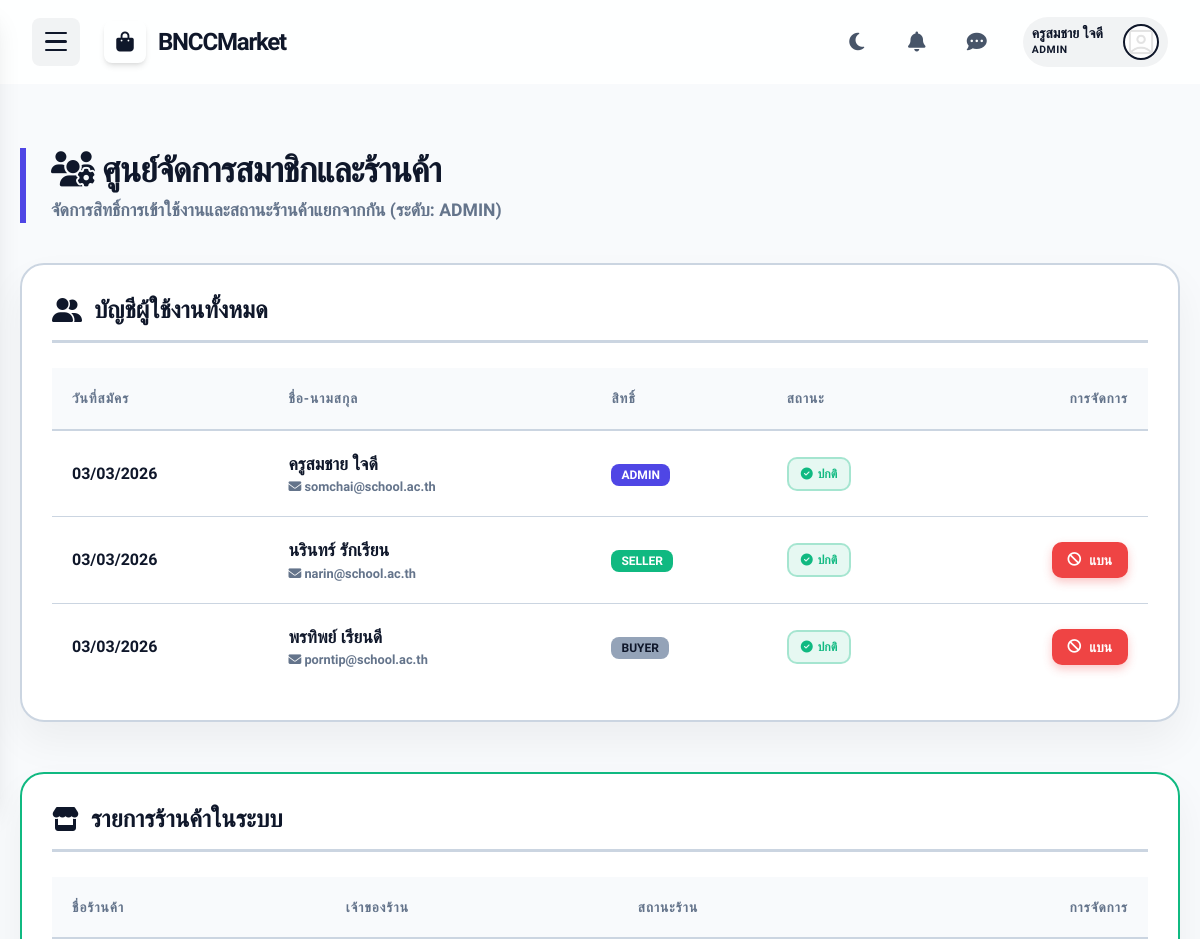
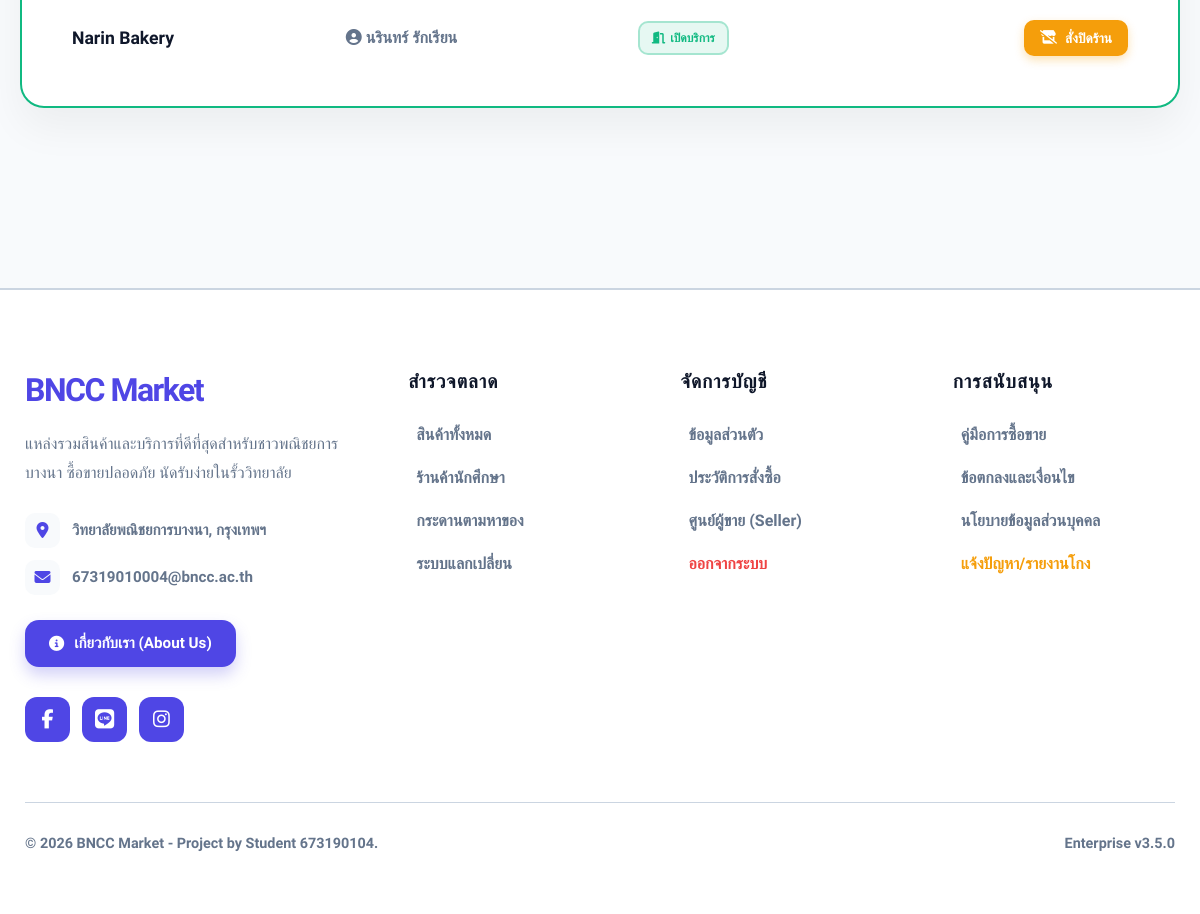
The app's page /admin/manage_members.php (signed in) with its own data (2 pictures, top to bottom).
### tables this page shows
CREATE TABLE users (
    id INT AUTO_INCREMENT PRIMARY KEY,
    student_id VARCHAR(20) UNIQUE NOT NULL,
    fullname VARCHAR(100) NOT NULL,
    class_room VARCHAR(20),
    email VARCHAR(100) UNIQUE NOT NULL,
    password VARCHAR(255) NOT NULL,
    role ENUM('buyer', 'seller', 'admin') DEFAULT 'buyer',
    created_at TIMESTAMP DEFAULT CURRENT_TIMESTAMP
);

CREATE TABLE shops (
    id INT AUTO_INCREMENT PRIMARY KEY,
    user_id INT NOT NULL,
    shop_name VARCHAR(100) NOT NULL,
    description TEXT,
    contact_line VARCHAR(50),
    contact_ig VARCHAR(50),
    status ENUM('pending', 'approved') DEFAULT 'pending',
    created_at TIMESTAMP DEFAULT CURRENT_TIMESTAMP,
    FOREIGN KEY (user_id) REFERENCES users(id) ON DELETE CASCADE
);

### includes/functions.php (called while the page is built, shortened)
<?php
function e($item) {
    return htmlspecialchars($item, ENT_QUOTES, 'UTF-8');
}

### admin/manage_members.php (the view, shortened to what this page needs)
<?php
require_once '../includes/functions.php';
require_once '../includes/header.php';
$db = getDB();
$user_stmt = $db->query("SELECT id, fullname, email, role, is_banned, created_at FROM users ORDER BY created_at DESC");
$users = $user_stmt->fetchAll();
$shop_stmt = $db->query("
    SELECT s.*, u.fullname as owner_name
    FROM shops s
    JOIN users u ON s.user_id = u.id
    WHERE s.status != 'pending'
    ORDER BY s.created_at DESC
");
$shops = $shop_stmt->fetchAll();
?>
<div class="admin-wrapper">
    <div class="mgmt-header">
        <h1><i class="fas fa-users-cog text-primary"></i> ศูนย์จัดการสมาชิกและร้านค้า</h1>
        <p style="color: var(--text-muted); font-size: 1.1rem; font-weight: 600;">จัดการสิทธิ์การเข้าใช้งานและสถานะร้านค้าแยกจากกัน (ระดับ: <?= strtoupper($_SESSION['role']) ?>)</p>
    </div>
    <div class="mgmt-card" style="animation-delay: 0.1s;">
        <h2 class="section-title"><i class="fas fa-user-friends text-primary"></i> บัญชีผู้ใช้งานทั้งหมด</h2>
        <div style="overflow-x: auto;">
            <table class="table-custom">
                <thead>
                    <tr>
                        <th>วันที่สมัคร</th>
                        <th>ชื่อ-นามสกุล</th>
                        <th>สิทธิ์</th>
                        <th>สถานะ</th>
                        <th style="text-align: right;">การจัดการ</th>
                    </tr>
                </thead>
                <tbody>
                    <?php foreach ($users as $u): ?>
                    <tr>
                        <td data-label="วันที่สมัคร" style="font-weight: 700; color: var(--solid-text);">
                            <?= date('d/m/Y', strtotime($u['created_at'])) ?>
                        </td>
                        <td data-label="ชื่อ-นามสกุล">
                            <div style="font-weight: 800; font-size: 1.1rem; color: var(--solid-text);"><?= e($u['fullname']) ?></div>
                            <div style="font-size: 0.8rem; color: var(--text-muted); font-weight: 600;"><i class="fas fa-envelope"></i> <?= e($u['email']) ?></div>
                        </td>
                        <td data-label="สิทธิ์">
                            <span class="role-badge <?= $u['role'] === 'teacher' ? 'role-teacher' : ($u['role'] === 'admin' ? 'role-admin' : ($u['role'] === 'seller' ? 'role-seller' : '')) ?>" style="background: <?= $u['role'] === 'buyer' ? '#94a3b8' : '' ?>;">
                                <?= strtoupper($u['role']) ?>
                            </span>
                        </td>
                        <td data-label="สถานะ">
                            <?php if ($u['is_banned']): ?>
                                <span class="status-badge status-banned"><i class="fas fa-ban"></i> ถูกระงับ</span>
                            <?php else: ?>
                                <span class="status-badge status-active"><i class="fas fa-check-circle"></i> ปกติ</span>
                            <?php endif; ?>
                        </td>
                        <td data-label="การจัดการ" style="text-align: right;">
                            <div style="display: flex; gap: 8px; justify-content: flex-end;">
                                <?php if ($u['id'] != $_SESSION['user_id'] && $u['role'] !== 'teacher'): ?>
                                    <form action="manage_actions.php" method="POST" style="display: inline;">
                                        <?php if ($u['is_banned']): ?>
                                            <button type="submit" name="action" value="unban" class="btn-solid-action btn-solid-success" onclick="return confirm('ยืนยันปลดแบนผู้ใช้นี้?')"><i class="fas fa-unlock"></i> ปลดแบน</button>
                                        <?php else: ?>
                                            <button type="submit" name="action" value="ban" class="btn-solid-action btn-solid-danger" onclick="return confirm('ยืนยันแบนผู้ใช้นี้?')"><i class="fas fa-ban"></i> แบน</button>
                                        <?php endif; ?>
                                    </form>
                                <?php endif; ?>
                            </div>
                        </td>
                    </tr>
                    <?php endforeach; ?>
                </tbody>
            </table>
        </div>
    </div>
    <div class="mgmt-card" style="border-color: var(--solid-success); animation-delay: 0.2s;">
        <h2 class="section-title"><i class="fas fa-store text-success"></i> รายการร้านค้าในระบบ</h2>
        <div style="overflow-x: auto;">
            <table class="table-custom">
                <thead>
                    <tr>
                        <th>ชื่อร้านค้า</th>
                        <th>เจ้าของร้าน</th>
                        <th>สถานะร้าน</th>
                        <th style="text-align: right;">การจัดการ</th>
                    </tr>
                </thead>
                <tbody>
                    <?php foreach ($shops as $s): ?>
                    <tr>
                        <td data-label="ชื่อร้านค้า">
                            <div style="font-weight: 800; font-size: 1.1rem; color: var(--solid-text);"><?= e($s['shop_name']) ?></div>
                        </td>
                        <td data-label="เจ้าของร้าน" style="font-weight: 600; color: var(--text-muted);">
                            <i class="fas fa-user-circle"></i> <?= e($s['owner_name']) ?>
                        </td>
                        <td data-label="สถานะร้าน">
                            <?php if ($s['status'] === 'approved'): ?>
                                <span class="status-badge status-active"><i class="fas fa-door-open"></i> เปิดบริการ</span>
                            <?php elseif ($s['status'] === 'blocked'): ?>
                                <span class="status-badge status-banned"><i class="fas fa-door-closed"></i> ถูกสั่งปิด</span>
                            <?php endif; ?>
                        </td>
                        <td data-label="การจัดการ" style="text-align: right;">
                            <form action="manage_actions.php" method="POST" style="display: flex; gap: 8px; justify-content: flex-end;">
                                <?php if ($s['status'] === 'approved'): ?>
                                    <button type="submit" name="action" value="block" class="btn-solid-action btn-solid-warning" onclick="return confirm('ยืนยันสั่งปิดร้านค้านี้?')"><i class="fas fa-store-slash"></i> สั่งปิดร้าน</button>
                                <?php else: ?>
                                    <button type="submit" name="action" value="unblock" class="btn-solid-action btn-solid-primary" onclick="return confirm('ยืนยันอนุญาตให้เปิดร้านใหม่?')"><i class="fas fa-store"></i> เปิดร้านใหม่</button>
                                <?php endif; ?>
                            </form>
                        </td>
                    </tr>
                    <?php endforeach; ?>
                </tbody>
            </table>
        </div>
    </div>
</div>
<?php require_once '../includes/footer.php'; ?>

### assets/css/style.css (style rules this page uses)
:root { --primary-color: #4f46e5; --primary-hover: #4338ca; --primary-rgb: 79, 70, 229; --secondary-color: #10b981; --bg-body: #f8fafc; --bg-card: #ffffff; --bg-card-rgb: 255, 255, 255; --text-main: #1e293b; --text-muted: #64748b; --border-color: rgba(226, 232, 240, 0.8); --shadow: 0 10px 25px -5px rgba(0, 0, 0, 0.05), 0 8px 10px -6px rgba(0, 0, 0, 0.05); --shadow-md: 0 20px 25px -5px rgba(0, 0, 0, 0.1); --shadow-lg: 0 25px 50px -12px rgba(0, 0, 0, 0.15); --nav-bg: rgba(255, 255, 255, 0.8); --color-success: #10b981; --color-warning: #f59e0b; --color-danger: #ef4444; --color-info: #3b82f6; }
* { margin: 0; padding: 0; box-sizing: border-box; font-family: 'Prompt', sans-serif; transition: background-color 0.4s cubic-bezier(0.4, 0, 0.2, 1), color 0.4s cubic-bezier(0.4, 0, 0.2, 1), border-color 0.4s ease, box-shadow 0.4s ease; }
body { background-color: var(--bg-body); color: var(--text-main); line-height: 1.6; overflow-x: hidden; }

### admin/manage_members.php (style rules this page uses)
:root { --solid-bg: #f8fafc; --solid-card: #ffffff; --solid-text: #0f172a; --solid-border: #cbd5e1; --solid-primary: #4f46e5; --solid-danger: #ef4444; --solid-success: #10b981; }
body { background-color: var(--solid-bg) !important; color: var(--solid-text); }
.admin-wrapper { max-width: 1200px; margin: 40px auto 80px; padding: 0 20px; }
.mgmt-header { margin-bottom: 40px; border-left: 6px solid var(--solid-primary); padding-left: 25px; animation: dropIn 0.5s ease forwards; }
.mgmt-header h1 { font-size: 2.2rem; font-weight: 900; margin: 0 0 5px; color: var(--solid-text); letter-spacing: -1px; }
.mgmt-card { background: var(--solid-card); border-radius: 24px; border: 2px solid var(--solid-border); padding: 30px; margin-bottom: 50px; box-shadow: 0 20px 40px rgba(0,0,0,0.05); overflow: hidden; opacity: 0; transform: translateY(20px); animation: dropIn 0.8s ease forwards; }
.section-title { font-size: 1.5rem; font-weight: 900; margin-bottom: 25px; display: flex; align-items: center; gap: 12px; color: var(--solid-text); border-bottom: 3px solid var(--solid-border); padding-bottom: 15px; }
.table-custom { width: 100%; border-collapse: collapse; }
.table-custom th { background: var(--solid-bg); color: var(--text-muted); font-size: 0.85rem; text-transform: uppercase; letter-spacing: 1px; padding: 20px; border-bottom: 2px solid var(--solid-border); text-align: left; }
.table-custom td { padding: 20px; border-bottom: 1px solid var(--solid-border); vertical-align: middle; }
.table-custom tr:last-child td { border-bottom: none; }
.status-badge { padding: 6px 12px; border-radius: 10px; font-size: 0.75rem; font-weight: 800; display: inline-flex; align-items: center; gap: 5px; border: 2px solid transparent; }
.status-active { background: rgba(16, 185, 129, 0.1); color: var(--solid-success); border-color: rgba(16, 185, 129, 0.3); }
.role-badge { padding: 4px 10px; border-radius: 8px; font-size: 0.75rem; font-weight: 800; text-transform: uppercase; }
.role-admin { background: var(--solid-primary); color: white; }
.role-seller { background: var(--solid-success); color: white; }
.btn-solid-action { padding: 8px 16px; border-radius: 10px; font-weight: 800; font-size: 0.85rem; cursor: pointer; display: inline-flex; align-items: center; justify-content: center; gap: 8px; border: none; transition: 0.2s; text-decoration: none; }
.btn-solid-danger { background: var(--solid-danger); color: white; box-shadow: 0 4px 10px rgba(239, 68, 68, 0.3); }
.btn-solid-warning { background: #f59e0b; color: white; box-shadow: 0 4px 10px rgba(245, 158, 11, 0.3); }

### records on screen
users: created_at "03/03/2026", fullname "ครูสมชาย ใจดี", email "somchai@school.ac.th", role "ADMIN", is_banned 0 (drawn)
users: created_at "03/03/2026", fullname "นรินทร์ รักเรียน", email "narin@school.ac.th", role "SELLER", is_banned 0 (drawn)
users: created_at "03/03/2026", fullname "พรทิพย์ เรียนดี", email "porntip@school.ac.th", role "BUYER", is_banned 0 (drawn)
shops: shop_name "Narin Bakery", user.fullname "นรินทร์ รักเรียน", status "approved" (drawn)

### other values on screen
$_SESSION['fullname'] "ครูสมชาย ใจดี"
$_SESSION['role'] "ADMIN"
